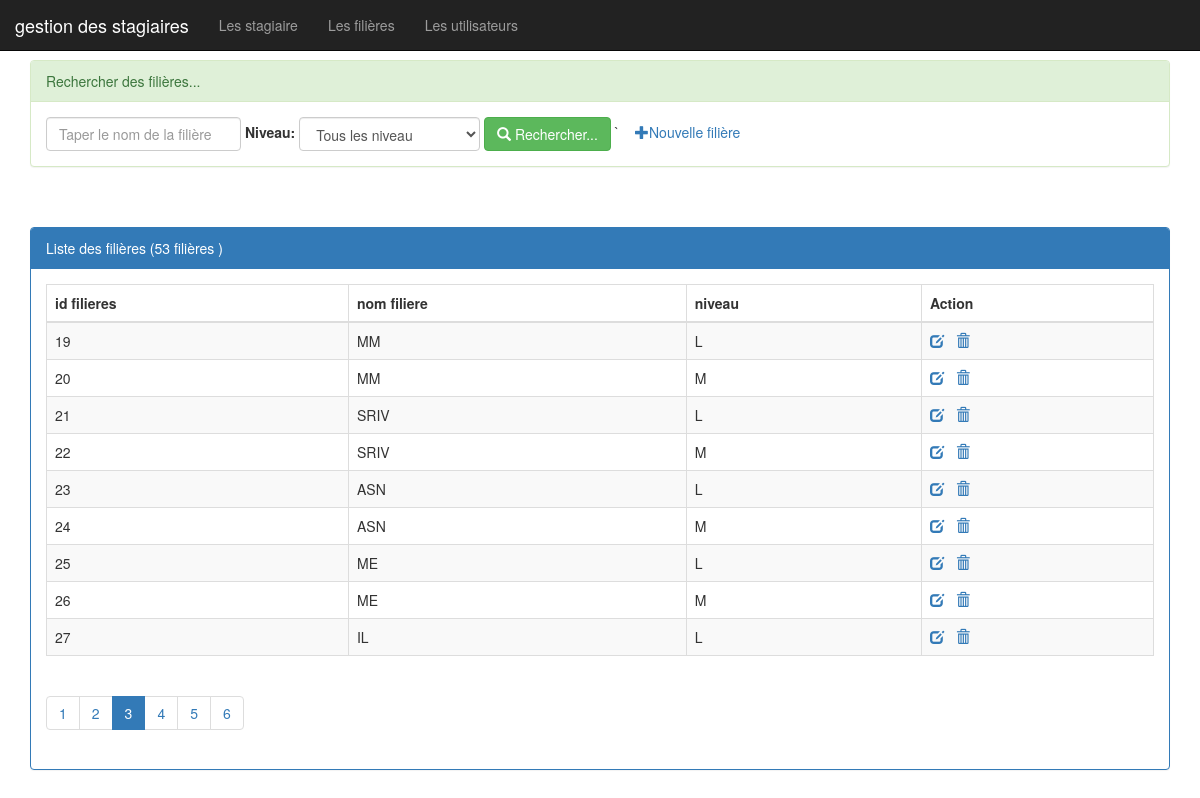
The app's page /filières.php?page=3 with its own data.
### filières.php (the view, shortened to what this page needs)
<?php
require_once("connexiondb.php");
  $nomf = isset($_GET['nomF']) ? $_GET['nomF'] : "";
  $niveau = isset($_GET['niveau']) ? $_GET['niveau'] : "all";
  $size = isset($_GET['size']) ? $_GET['size'] : 9;
$page = isset($_GET['page']) ? $_GET['page'] : 1;
$offset = ($page-1)*$size;
  if ($niveau=="all") {
      $requete="select * from filières
       where nomfiliere like '%$nomf%'
       limit $size
       offset $offset";
       $requeteCount="select count(*) countF from filières
       where nomfiliere like '%$nomf%' ";
         }
  $resultatF=$pdo -> query($requete);
  $resultatCount=$pdo -> query($requeteCount);
$tabCount = $resultatCount->fetch();
$nbrfiliere = $tabCount['countF'];
$reste=$nbrfiliere%$size;
if ($reste === 0)
  $nbrPage = $nbrfiliere / $size;
else
  $nbrPage = floor($nbrfiliere / $size) + 1;
?>
<!DOCTYPE html>
<html>
<head>
<link rel="stylesheet" href="//netdna.bootstrapcdn.com/bootstrap/3.1.1/css/bootstrap.min.css">
<link rel="stylesheet" href="css/monstyle.css">
</head>
 <body>
     <?php include("menu.php"); ?>
     <div class="container">
          <div class="panel panel-success margetop">
             <div class="panel-heading">Rechercher des filières...</div>
             <div class="panel-body">
               <form action="filières.php" method="get" class="form-inline">
                  <div class="form-group">
                  <input type="text" name="nomF" placeholder="Taper le nom de la filière" class="form-control" value="<?php echo $nomf ?>">
                  </div>
                  <label for="niveau">Niveau:</label>
                   <select name="niveau" class="form-control" id="niveau" onchange="this.form.submit()">
                   <option value="all" <?php if($niveau==="all")echo "selected" ?>>Tous les niveau</option>
                  </select>
                  <button type="submit" class="btn btn-success">
                     <span class="glyphicon glyphicon-search"></span>
                      Rechercher...
                     </button>
                     `&nbsp &nbsp
                     <a href="vouvellefilière.php">
                     <span class="glyphicon glyphicon-plus"></span>Nouvelle filière</a>
               </form>
             </div>
          </div>
          <div class="panel panel-primary margetop">
             <div class="panel-heading">Liste des filières (<?php echo $nbrfiliere?> filières )</div>
             <div class="panel-body">
               <table class="table table-striped table-bordered">
                  <thead>
                   <tr>
                     <th>id filieres</th><th>nom filiere</th><th>niveau</th><th>Action</th>
                   </tr>
                  </thead>
                  <tbody>
                   <?php while($filières=$resultatF->fetch()){ ?>
                     <tr>
                        <td><?php echo $filières['idfilieres'] ?></td>
                        <td><?php echo $filières['nomfiliere'] ?></td>
                        <td><?php echo $filières['niveau']     ?></td>
                        <td>
                         <a href="editerfilière.php">
                           <span class="glyphicon glyphicon-edit"></span>
                         </a>
                         <a onclick="return confirm('Êtes vous sûr de vouloir supprimer la filière')"
                          href="supprimerfilière.php">
                         <span class="glyphicon glyphicon-trash"></span>
                         </a>
                        </td>
                     </tr>
                   <?php
                    }
                   ?>
                  </tbody>
               </table>
               <div>
                  <ul class="pagination">
                   <?php  for($i=1;$i<=$nbrPage;$i++)  { ?>
                     <li class="<?php if($i==$page) echo'active'?>"> <a href="filières.php?page=<?php echo $i; ?> ">
                             <?php echo $i; ?>
                          </a>
                    </li>
                   <?php }  ?>
                   </ul>
               </div>
             </div>
          </div>
     </div>
 </body>
</html>

### css/monstyle.css (style rules this page uses)
.margetop { margin-top: 60px; }

### records on screen
filières: idfilieres "19", nomfiliere "MM", niveau "L"
filières: idfilieres "20", nomfiliere "MM", niveau "M"
filières: idfilieres "21", nomfiliere "SRIV", niveau "L"
filières: idfilieres "22", nomfiliere "SRIV", niveau "M"
filières: idfilieres "23", nomfiliere "ASN", niveau "L"
filières: idfilieres "24", nomfiliere "ASN", niveau "M"
filières: idfilieres "25", nomfiliere "ME", niveau "L"
filières: idfilieres "26", nomfiliere "ME", niveau "M"
filières: idfilieres "27", nomfiliere "IL", niveau "L"

### other values on screen
$nbrfiliere "53"
